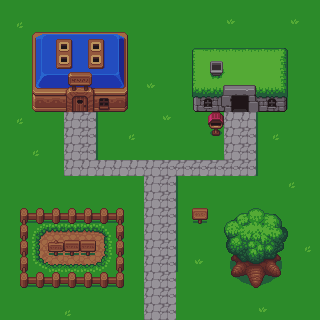

The image is a tile-based game level rendered from a .tmx file. Its description and source (layers, tilesets, objects; grid data summarised) follow:
An orthogonal 20x20 tile map with 16x16 px tiles, 2 tile layers (Background, Calque de Tile 1).

<map version="1.0" tiledversion="1.1.5" orientation="orthogonal" renderorder="right-down" width="20" height="20" tilewidth="16" tileheight="16" infinite="0" nextobjectid="1">
 <tileset firstgid="1" source="tiles.tsx" />
 <layer name="Background" width="20" height="20">
  <data>[400 cells, 400 non-empty, 13 distinct tile ids]</data>
 </layer>
 <layer name="Calque de Tile 1" width="20" height="20">
  <data>[400 cells, 156 non-empty, 91 distinct tile ids]</data>
 </layer>
</map>
